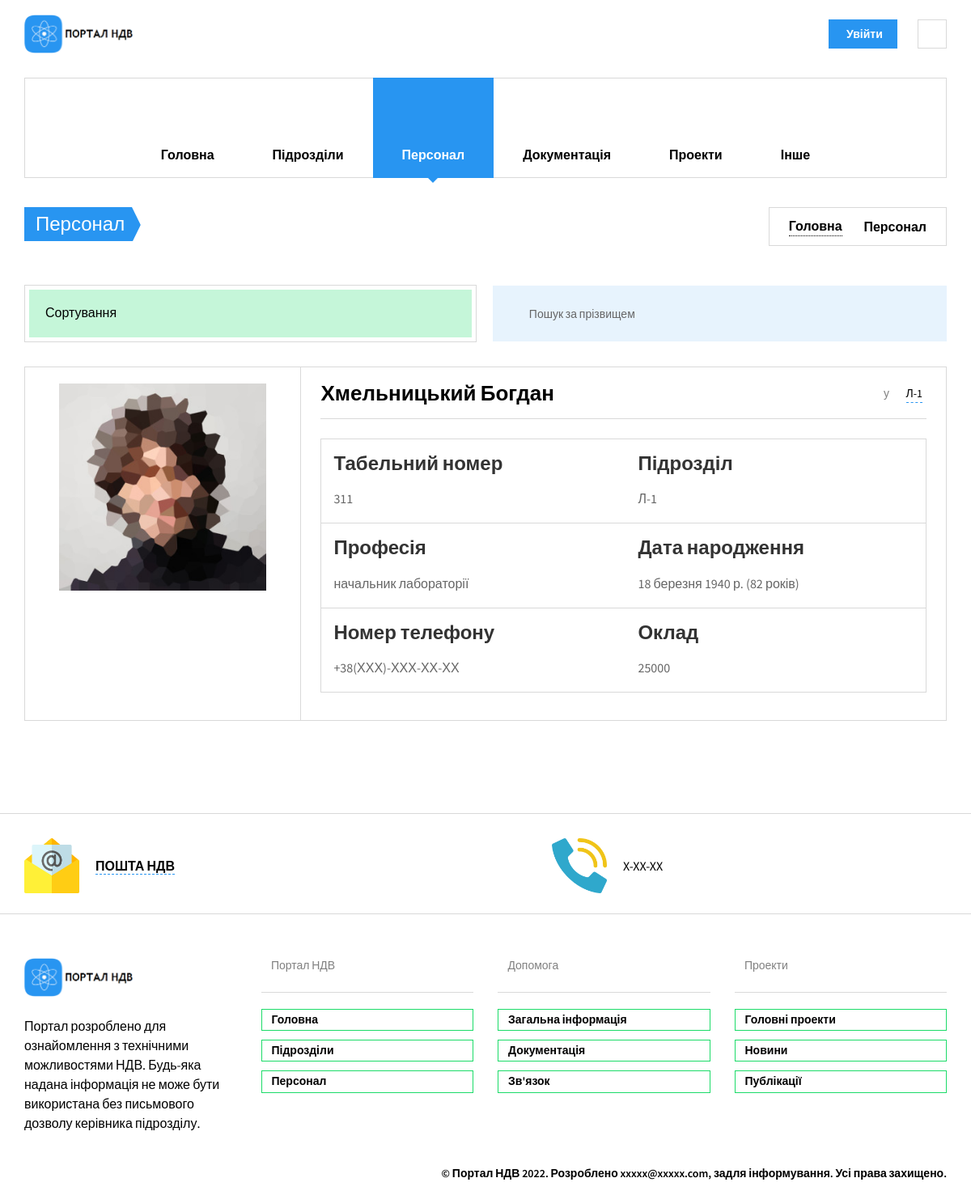
The app's page /staff/staff/hmelnickij-bogdan/ with its own data.
### staff/models.py (models this page shows, shortened)
class Staff(models.Model):
    fio = models.CharField(max_length=100, help_text='не більше ніж 100 символів',
                           verbose_name='ПІБ')
    slug = models.SlugField(max_length=100, unique=True, verbose_name='URL', db_index=True)
    div = models.ForeignKey(Divisions, on_delete=models.SET_NULL, verbose_name='Підрозділ', null=True)
    tabel = models.CharField(max_length=5, help_text='не більше ніж 5 символів', verbose_name='Табельный номер',
                             unique=True)
    prof = models.CharField(max_length=100, help_text='не більше ніж 100 символів',
                            verbose_name='Посада')
    oklad = models.IntegerField(verbose_name='Оклад')
    birthday = models.DateField(verbose_name="Дата народження", blank=True)
    phone = models.CharField(max_length=18, help_text='формат +38(ХХХ)-ХХХ-ХХ-ХХ',
                             verbose_name='Номер телефону')
    adress = models.CharField(max_length=100, help_text='формат пр/вул/провулок ХХХХХ д.ХХ кв.ХХ',
                              verbose_name='Домашня адреса')
    photo = models.ImageField(upload_to="workers_foto/", verbose_name="Фото")
    objects = models.Manager()
    class Meta:
        verbose_name = 'Персонал'
        verbose_name_plural = 'Персонал'
        ordering = ['fio']

### divisions/models.py (models this page shows, shortened)
class Divisions(models.Model):
    name = models.CharField(max_length=200, help_text='не більше ніж 200 символів',
                            verbose_name='Назва підрозділу')
    abr = models.CharField(max_length=10, help_text='не більше ніж 10 символів',
                           verbose_name='Абрівіатура підрозділу')
    slug = models.SlugField(max_length=200, unique=True, verbose_name='URL', db_index=True)
    main_div = models.CharField(max_length=10, help_text='не більше ніж 10 символів',
                           verbose_name='Абрівіатура підрозділу', null=True)
    description = models.TextField(max_length=5000, help_text='Введіть короткий опис підрозділу',
                                   verbose_name='Опис підрозділу')
    locs = models.ManyToManyField(Location, verbose_name='Розміщення')
    coops = models.ManyToManyField(Cooperation, verbose_name='Підрозділи взаємодії')
    theses = models.ManyToManyField(Theses, verbose_name='Тези')
    pics = models.ManyToManyField('DivisionsPics', verbose_name='Картинка до підрозділу')
    """Шлях до фото підрозділу"""
    objects = models.Manager()
    __original_name = None
    class Meta:
        verbose_name = 'Підрозділи'
        verbose_name_plural = 'Підрозділи'
        ordering = ['name']

### staff/views.py (the view)
# urls.py: path('staff/<slug:slug>/', StaffSingle.as_view(), name='staff_single'),
class StaffSingle(DetailView, PortalMixin):
    model = Staff
    template_name = 'staff/staff_single.html'
    def get_context_data(self, *, object_list=None, **kwargs):
        context = super().get_context_data()
        context['single'] = self.object
        """використання PortalMixin"""
        self.divisions = Divisions.objects.only('abr', 'slug')
        mixin_context = self.get_user_context()
        return dict(list(context.items()) + list(mixin_context.items()))

### nio_app/utilits.py (called while the page is built)
    def docs_name(self):
        doc = (
            ("M", "Методики"), ("P", "Паспорти"), ("KE", "Керівництва з експлуатації"), ("TD", "Техничні довідки"),
            ("ZT", "Технічні звіти"), ("TI", "Технологічні інструкції"), ("I", "Інше"))
        docs_type = Documents.objects.values('type').annotate(Count('type'))
        dt = []
        for i in doc:
            for t in docs_type:
                if t['type'] in i:
                    add = [i[0], i[1], t['type__count']]
                    dt.append(add)
                else:
                    continue
        return dt

    def get_user_context(self, **kwargs):
        context = kwargs
        context['divisions'] = self.divisions
        context['dt'] = self.docs_name()
        context['projects'] = Projects.objects.only('name')
        context['page'] = ''
        return context

### staff/templates/staff/staff_single.html (shortened to what this page needs)
{% extends 'nio_app/base_portal.html' %}
{% load static %}
{% block main %}
<li class="menu-item-has-children">
  {% endblock main %}
  {% block divs %}
<li class="menu-item-has-children">
  {% endblock divs %}
  {% block staff %}
<li class="menu-item-has-children current-menu-item">
  {% endblock staff %}
  {% block docs %}
<li class="menu-item-has-children">
  {% endblock docs %}
  {% block projects %}
<li class="menu-item-has-children">
  {% endblock projects %}
  {% block other %}
<li class="menu-item-has-children">
  {% endblock other %}
{% block content %}
<section class="page-title">
  <div class="container">
    <div class="inner">
      <div class="column">
        <div class="title">
          <a href="{% url 'staff:staff' %}">
          <h1>Персонал</h1>
          </a>
        </div>
      </div>
      <div class="column">
        <div class="breadcrumbs">
          <a href="{% url 'nio_app:index_portal' %}">Головна</a>
          <span class="delimiter"><i class="icon-arrow-right"></i></span>
          <span>Персонал</span>
        </div>
      </div>
    </div>
  </div>
</section>
<section class="container">
  <div class="shop-filters-wrap">
    <div class="shop-filters">
      <div class="inner">
        <div class="shop-filter">
          <div class="shop-filter-dropdown">
            <span>Сортування</span>
          </div>
        </div>
      </div>
    </div>
    <div class="shop-search">
      <div class="widget widget_search">
        <form method="get" class="search-box" action="{% url 'staff:search_staff' %}">
          <input type="text" class="form-control" name="search_staff" placeholder="Пошук за прізвищем"
           pattern="^[А-Яа-яґҐЁёІіЇїЄє'''\s-]+$" title="Не підтримуються латинськи символи" >
          <button type="submit"><i class="icon-search"></i></button>
        </form>
      </div>
    </div>
  </div>
  <div class="shop-tile">
    <a href="#" class="thumbnail">
      <img src="{{single.photo.url}}" alt="Photo">
    </a>
    <div class="description">
      <div class="shop-meta">
        <div class="column">
          <span class="price">{{single.fio}}</span>
        </div>
        <div class="column">
          <span class="hidden-xs">у</span>
          <span id="div">
            <i class="icon-ribbon hidden-xs"></i>
            <a href="{% url 'divisions:division' single.div.slug %}">{{single.div.abr}}</a>
          </span>
        </div>
      </div>
      <table>
        <tr>
          <td>
            <h6 class="shop-title">Табельний номер</h6>
            <p style="margin:0 0 4px">{{single.tabel}}</p>
          </td>
          <td>
            <h6 class="shop-title">Підрозділ</h6>
            <p style="margin:0 0 4px">{{single.div.abr}}</p>
          </td>
        </tr>
         <tr>
          <td>
            <h6 class="shop-title">Професія</h6>
           <p style="margin:0 0 4px">{{single.prof}}</p>
          </td>
          <td>
            <h6 class="shop-title">Дата народження</h6>
            <p style="margin:0 0 4px">{{single.birthday}} <span class="text-gray">({{single.birthday|timesince|slice:":2"}} років)</span></p>
          </td>
        </tr>
        <tr>
          <td>
            <h4 class="shop-title">Номер телефону</h4>
            <p style="margin:0 0 4px">{{single.phone}}</p>
          </td>
          <td>
            <h4 class="shop-title">Оклад</h4>
            <p style="margin:0 0 4px">{{single.oklad}}</p>
          </td>
        </tr>
      </table>
    </div>
  </div>
</section>
{% endblock content %}

### records on screen
Staff: photo (picture), fio "Хмельницький Богдан", div.abr "Л-1", tabel "311", prof "начальник лабораторії", birthday "18 березня 1940 р.", birthday "82", phone "+38(ХХХ)-ХХХ-ХХ-ХХ", oklad "25000"
